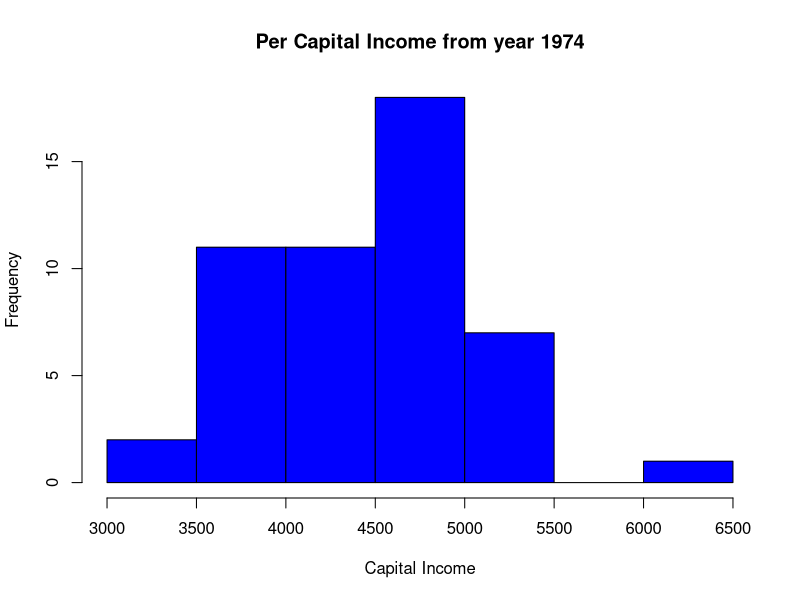

The R script that drew this image:
## ---- chunk 1
x = c(2, 5, 1, 4, 7)
mean(x);
## ---- chunk 2
y = c(2, 5, 1, NA)
mean(y)
## ---- chunk 3
y = c(2, 5, 1, NA)
mean(y, na.rm = TRUE)
## ---- chunk 4
state.area[5]
## ---- chunk 5
state.area[28]
## ---- chunk 6
state.region[15]
## ---- chunk 7
incomes = state.x77[,2]
## ---- chunk 8
?hist
hist(incomes, col = "blue", main = "Per Capital Income from year 1974", xlab = "Capital Income")
## ---- chunk 9
vt = c(TRUE, TRUE, TRUE, FALSE, FALSE, FALSE)
sum(vt);
## ---- chunk 10
vt1 = c(TRUE, TRUE, FALSE, FALSE, FALSE)
sum(vt1)
## ---- chunk 11
vt2 = c(TRUE, FALSE, FALSE)
sum(vt2)
## ---- chunk 12
vt3 = c(FALSE, FALSE, FALSE, FALSE)
sum(vt3)
